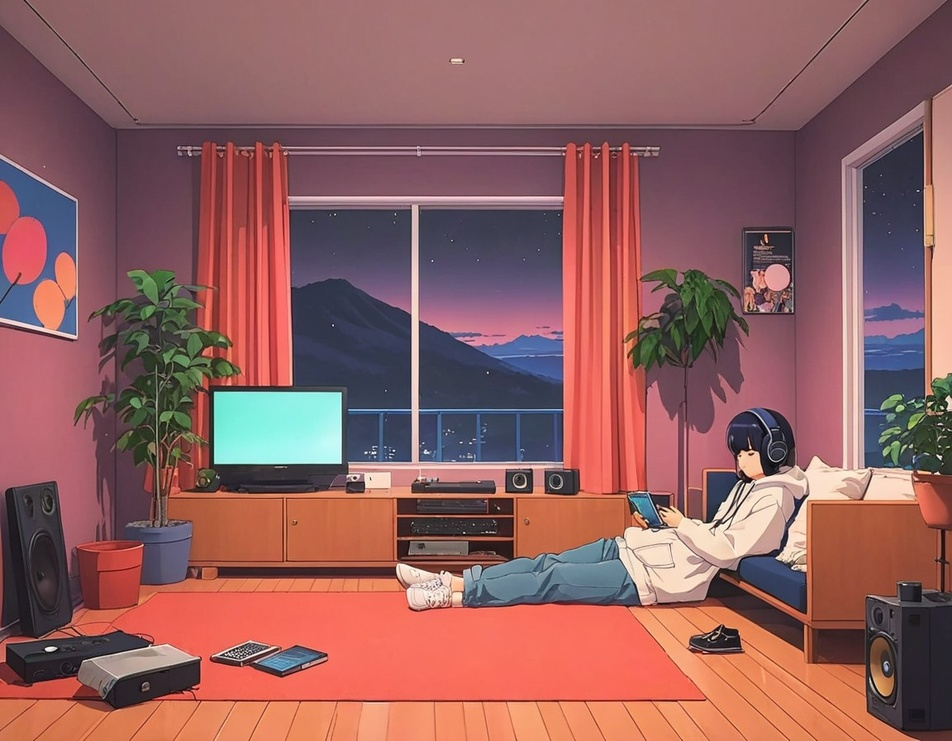
#> input picture Augmentation Techniques/your_image.jpg, 952 x 741 px, shrunk from 1152 x 896 before the run
$ python random_rotation.py
#> lines starting #> are read from the running program, lines starting #| are printed output that depends on the picture
import cv2
import numpy as np
import os
import random
import matplotlib.pyplot as plt

# Load the image
image_path = 'your_image.jpg'  # Replace with your image path
image = cv2.imread(image_path)
#> image is the input picture: shape (741, 952, 3); mean B, G, R 95.3, 96.5, 146.3

if image is None:
    raise FileNotFoundError(f"Image not found at path: {image_path}")

# Ensure the output directory exists and delete it if it does
output_dir = 'output_frames'
if os.path.exists(output_dir):
    os.makedirs(output_dir, exist_ok=True)

# Function for random rotation
def random_rotation(image, angle_range=(-30, 30)):
#> called with angle_range = (-30, 30)
    angle = random.uniform(*angle_range)
    (h, w) = image.shape[:2]
#> h = 741; w = 952
    center = (w // 2, h // 2)
#> center = (476, 370)
    rotation_matrix = cv2.getRotationMatrix2D(center, angle, 1.0)
    rotated_image = cv2.warpAffine(image, rotation_matrix, (w, h), borderMode=cv2.BORDER_REFLECT)
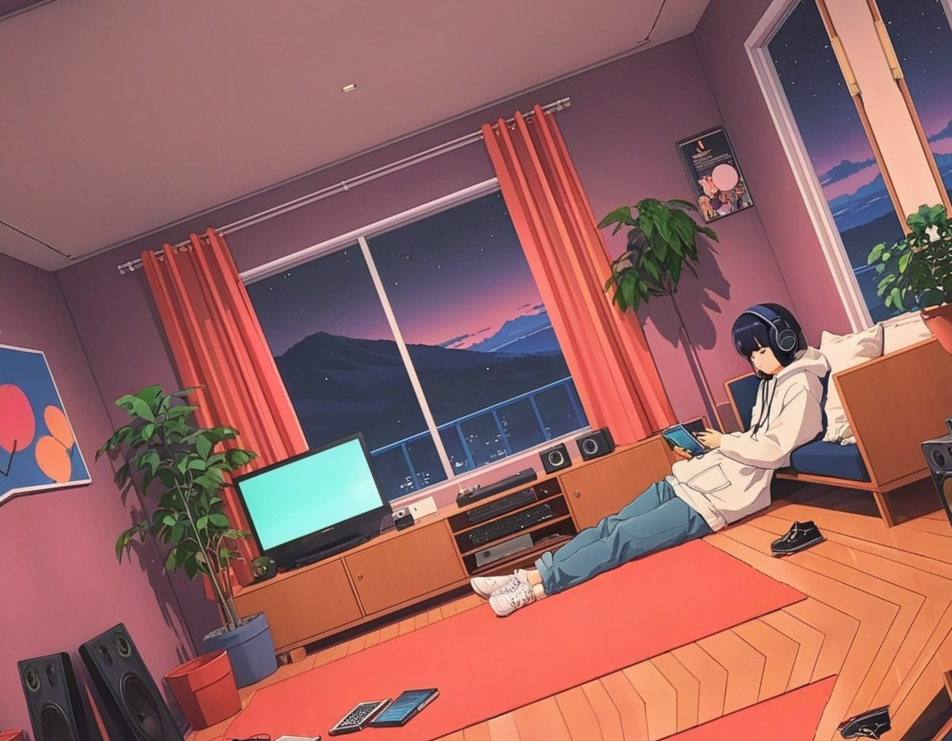
#> rotated_image: shape (741, 952, 3); mean B, G, R 97.6, 99.4, 150.7
    return rotated_image

# Apply random rotation
rotated_image = random_rotation(image)
rotated_image_path = 'rotated_image_aug.jpg'
cv2.imwrite(rotated_image_path, rotated_image)

plt.imshow(cv2.cvtColor(rotated_image, cv2.COLOR_BGR2RGB))
plt.axis('off')
plt.title('Randomly Rotated Image')
plt.show()

print(f'Randomly rotated image created and saved as "{rotated_image_path}".')
